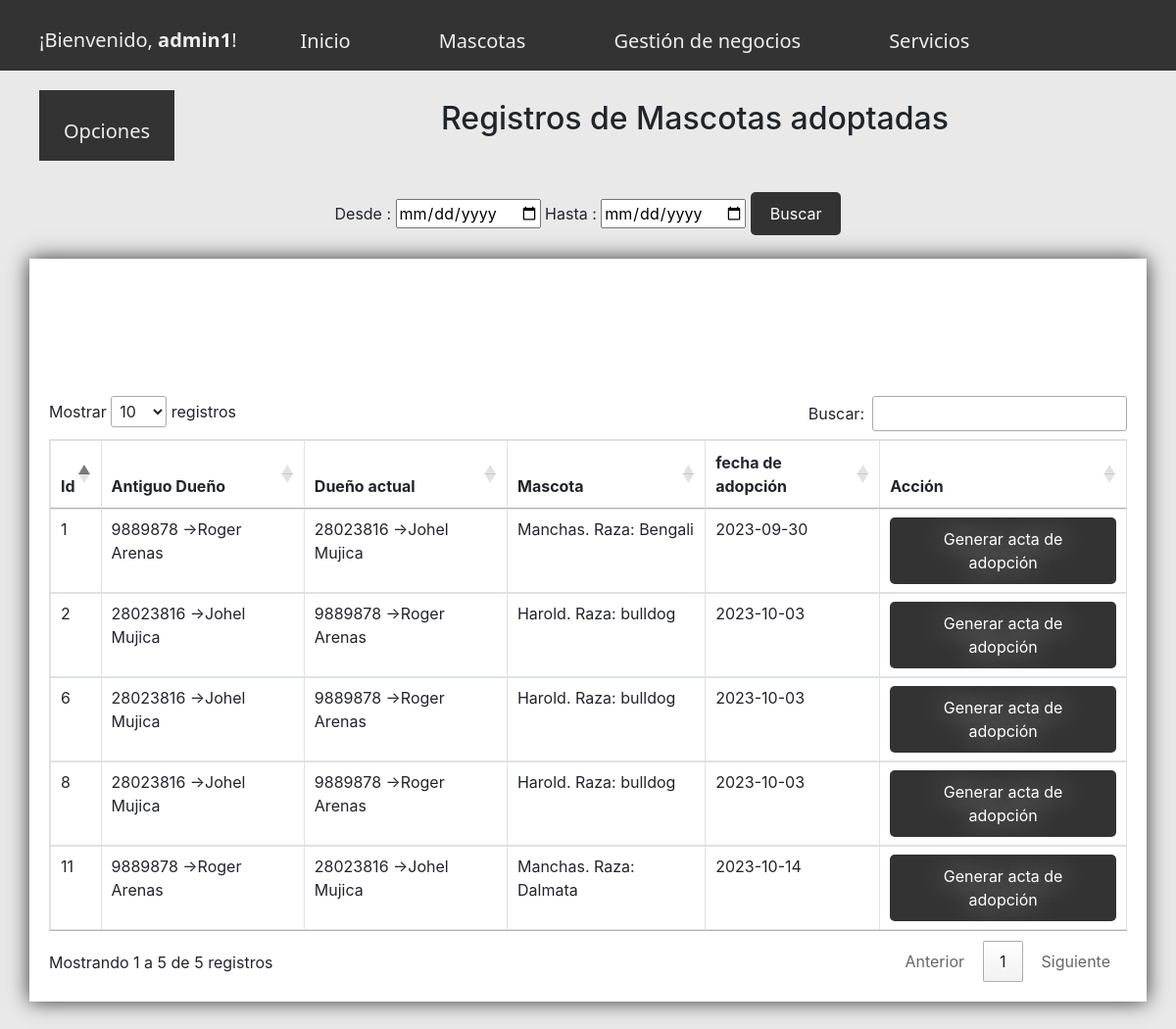
Screenshot of /VerMascotasAdoptadas.php (signed in) with the database file from the repository.
### tables this page shows
CREATE TABLE `adopcion` (
  `id` int(11) NOT NULL AUTO_INCREMENT,
  `id_perro` int(11) NOT NULL,
  `id_dueno_uno` int(11) NOT NULL,
  `id_dueno_dos` int(11) NOT NULL,
  `fecha` date NOT NULL,
  PRIMARY KEY (`id`),
  KEY `id_perro` (`id_perro`),
  KEY `id_dueno_uno` (`id_dueno_uno`),
  KEY `id_dueno_dos` (`id_dueno_dos`),
  CONSTRAINT `adopcion_ibfk_1` FOREIGN KEY (`id_perro`) REFERENCES `perro` (`id_perro`),
  CONSTRAINT `adopcion_ibfk_2` FOREIGN KEY (`id_dueno_uno`) REFERENCES `cliente` (`id_cliente`),
  CONSTRAINT `adopcion_ibfk_3` FOREIGN KEY (`id_dueno_dos`) REFERENCES `cliente` (`id_cliente`)
);

CREATE TABLE `cliente` (
  `id_cliente` int(55) NOT NULL,
  `nombre_cliente` varchar(99) NOT NULL,
  `apellido_cliente` varchar(20) NOT NULL,
  `telefono_cliente` varchar(19) NOT NULL,
  `c_check` int(11) NOT NULL DEFAULT '0',
  PRIMARY KEY (`id_cliente`)
);

CREATE TABLE `perro` (
  `id_perro` int(20) NOT NULL AUTO_INCREMENT,
  `indice` int(11) NOT NULL,
  `nombre_perro` varchar(99) NOT NULL,
  `tipo` varchar(10) NOT NULL,
  `raza_perro` varchar(99) NOT NULL,
  `observaciones` text NOT NULL,
  `m_check` int(11) NOT NULL DEFAULT '0',
  PRIMARY KEY (`id_perro`)
);

### VerMascotasAdoptadas.php (the view, shortened to what this page needs)
<?php
	include 'top.php';
$c = new SelectDatos();
$conectar= $c->Buscador();
?>
<?php
	$sentencia = $conectar->query("SELECT * FROM adopcion a INNER JOIN perro p on a.id_perro = p.id_perro order by id desc");
                               $resultado = $sentencia->fetchAll(PDO::FETCH_OBJ);
 	?>
<!DOCTYPE html>
<html lang="es">
<head>
</head>
	<link rel="stylesheet" href="./css/bootstrap.css">
<link rel="stylesheet" href="./css/body.css">
<link rel="stylesheet" href="./css/top.css">
<body style="background-color: #e9e9e9">
	<h2 class="centrado">Registros de Mascotas adoptadas</h2>
<br>
	<form action="" class="centrado" method="post">
           <br>
                <div class="">
                	<label>Desde :</label>
				<input type="date" name="dt1">
				<label>Hasta :</label>
				<input type="date" name="dt2">
				<input type="submit" class="info" name="btn_buscar" value="Buscar">
                </div>
	</form>
			<br>
   <div class="container" style="margin-bottom: 50px; padding: 20px; background-color: #fff; text-shadow: 0 0 30px #fff;
			       box-shadow: 0 0 20px #333; height:30% ">
<table class="table table-bordered" style="padding-bottom: 0%" id="tabla_maa">
	<thead>
			<tr class="head">
				<th class="formularioesp2">Id</th>
				<th class="formularioesp2">Antiguo Dueño</th>
				<th class="formularioesp2">Dueño actual</th>
				<th class="formularioesp2">Mascota</th>
				<th class="formularioesp2">fecha de adopción</th>
				<th class="formularioesp2">Acción</th>
</tr>
</thead>
<?php
foreach ($resultado as $adop) {
                              $sentencia = $conectar->query("SELECT * FROM cliente where id_cliente = '$adop->id_dueno_uno'");
                              $resuluno = $sentencia->fetchAll(PDO::FETCH_OBJ);
                              foreach ($resuluno as $duenouno) {
                              $sentencia = $conectar->query("SELECT * FROM cliente where id_cliente = '$adop->id_dueno_dos'");
                             $resuldos = $sentencia->fetchAll(PDO::FETCH_OBJ);
                              foreach ($resuldos as $duenodos) {
                                ?>
                                <tr>
                    <td class="formularioesp"><?php echo $adop->id; ?></td>
                    <td class="formularioesp"><?php echo $adop->id_dueno_uno." ->".$duenouno->nombre_cliente." ".$duenouno->apellido_cliente; ?></td>
                    <td class="formularioesp"><?php echo $adop->id_dueno_dos." ->".$duenodos->nombre_cliente." ".$duenodos->apellido_cliente; ?></td>
					<td class="formularioesp"><?php echo $adop->nombre_perro.". Raza: ".$adop->raza_perro; ?></td>
					<td class="formularioesp"><?php echo $adop->fecha; ?></td>
					<td class="formularioesp"><a href="GenerarActaDeAdopcion.php?id=<?php echo $adop->id; ?>" class="info" >Generar acta de adopción</a></td>
					<br>
					<?php }
				             }
			                    }
			?>
		</tr>
			</table>
            </div>
</body>
</html>

### css/body.css (style rules this page uses)
.centrado { text-align: center; }
.formularioesp { border: 1px solid #5c9b9c; margin-top: 5px; margin-bottom: 5px; }
.formularioesp2 { border: 1px solid black; margin-top: 5px; margin-bottom: 5px; }

### css/top.css (style rules this page uses)
.info { display: inline-block; padding:10px 20px; background-color: #333; color: white; text-align: center; border: none; border-radius:5px; cursor: pointer; text-decoration: none; }

### DataTables/datatables.css (style rules this page uses)
:root { --dt-row-selected: 13, 110, 253; --dt-row-selected-text: 255, 255, 255; --dt-row-selected-link: 9, 10, 11; --dt-row-stripe: 0, 0, 0; --dt-row-hover: 0, 0, 0; --dt-column-ordering: 0, 0, 0; --dt-html-background: white; }
table.dataTable thead > tr > th.sorting, table.dataTable thead > tr > th.sorting_asc, table.dataTable thead > tr > th.sorting_desc, table.dataTable thead > tr > th.sorting_asc_disabled, table.dataTable thead > tr > th.sorting_desc_disabled, table.dataTable thead > tr > td.sorting, table.dataTable thead > tr > td.sorting_asc, table.dataTable thead > tr > td.sorting_desc, table.dataTable thead > tr > td.sorting_asc_disabled, table.dataTable thead > tr > td.sorting_desc_disabled { cursor: pointer; position: relative; padding-right: 26px; }
table.dataTable thead > tr > th.sorting:before, table.dataTable thead > tr > th.sorting:after, table.dataTable thead > tr > th.sorting_asc:before, table.dataTable thead > tr > th.sorting_asc:after, table.dataTable thead > tr > th.sorting_desc:before, table.dataTable thead > tr > th.sorting_desc:after, table.dataTable thead > tr > th.sorting_asc_disabled:before, table.dataTable thead > tr > th.sorting_asc_disabled:after, table.dataTable thead > tr > th.sorting_desc_disabled:before, table.dataTable thead > tr > th.sorting_desc_disabled:after, table.dataTable thead > tr > td.sorting:before, table.dataTable thead > tr > td.sorting:after, table.dataTable thead > tr > td.sorting_asc:before, table.dataTable thead > tr > td.sorting_asc:after, table.dataTable thead > tr > td.sorting_desc:before, table.dataTable thead > tr > td.sorting_desc:after, table.dataTable thead > tr > td.sorting_asc_disabled:before, table.dataTable thead > tr > td.sorting_asc_disabled:after, table.dataTable thead > tr > td.sorting_desc_disabled:before, table.dataTable thead > tr > td.sorting_desc_disabled:after { position: absolute; display: block; opacity: 0.125; right: 10px; line-height: 9px; font-size: 0.8em; }
table.dataTable thead > tr > th.sorting:before, table.dataTable thead > tr > th.sorting_asc:before, table.dataTable thead > tr > th.sorting_desc:before, table.dataTable thead > tr > th.sorting_asc_disabled:before, table.dataTable thead > tr > th.sorting_desc_disabled:before, table.dataTable thead > tr > td.sorting:before, table.dataTable thead > tr > td.sorting_asc:before, table.dataTable thead > tr > td.sorting_desc:before, table.dataTable thead > tr > td.sorting_asc_disabled:before, table.dataTable thead > tr > td.sorting_desc_disabled:before { bottom: 50%; content: "▲"; content: "▲"/""; }
table.dataTable thead > tr > th.sorting:after, table.dataTable thead > tr > th.sorting_asc:after, table.dataTable thead > tr > th.sorting_desc:after, table.dataTable thead > tr > th.sorting_asc_disabled:after, table.dataTable thead > tr > th.sorting_desc_disabled:after, table.dataTable thead > tr > td.sorting:after, table.dataTable thead > tr > td.sorting_asc:after, table.dataTable thead > tr > td.sorting_desc:after, table.dataTable thead > tr > td.sorting_asc_disabled:after, table.dataTable thead > tr > td.sorting_desc_disabled:after { top: 50%; content: "▼"; content: "▼"/""; }
table.dataTable thead > tr > th.sorting_asc:before, table.dataTable thead > tr > th.sorting_desc:after, table.dataTable thead > tr > td.sorting_asc:before, table.dataTable thead > tr > td.sorting_desc:after { opacity: 0.6; }
table.dataTable thead th, table.dataTable thead td, table.dataTable tfoot th, table.dataTable tfoot td { text-align: left; }
table.dataTable { width: 100%; margin: 0 auto; clear: both; border-collapse: separate; border-spacing: 0; }
table.dataTable thead th, table.dataTable tfoot th { font-weight: bold; }
table.dataTable > thead > tr > th, table.dataTable > thead > tr > td { padding: 10px; border-bottom: 1px solid rgba(0, 0, 0, 0.3); }
table.dataTable tbody tr { background-color: transparent; }
table.dataTable tbody th, table.dataTable tbody td { padding: 8px 10px; }
table.dataTable.no-footer { border-bottom: 1px solid rgba(0, 0, 0, 0.3); }
table.dataTable th, table.dataTable td { box-sizing: content-box; }

### rows the page displays
adopcion: id "11", id_dueno_uno "9889878", id_dueno_dos "28023816", fecha "2023-10-14"
cliente: nombre_cliente "Roger", apellido_cliente "Arenas"
cliente: nombre_cliente "Johel", apellido_cliente "Mujica"
perro: nombre_perro "Manchas", raza_perro "Dalmata"
adopcion: id "8", id_dueno_uno "28023816", id_dueno_dos "9889878", fecha "2023-10-03"
perro: nombre_perro "Harold", raza_perro "bulldog"
adopcion: id "6", id_dueno_uno "28023816", id_dueno_dos "9889878", fecha "2023-10-03"
adopcion: id "2", id_dueno_uno "28023816", id_dueno_dos "9889878", fecha "2023-10-03"
adopcion: id "1", id_dueno_uno "9889878", id_dueno_dos "28023816", fecha "2023-09-30"
perro: nombre_perro "Manchas", raza_perro "Bengali"

### other values shown
$_SESSION['username'] "admin1"
